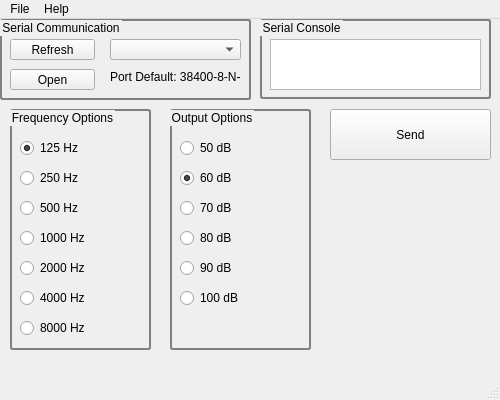
<?xml version="1.0" encoding="UTF-8"?>
<ui version="4.0">
 <class>bpfk</class>
 <widget class="QMainWindow" name="bpfk">
  <property name="geometry">
   <rect>
    <x>0</x>
    <y>0</y>
    <width>500</width>
    <height>400</height>
   </rect>
  </property>
  <property name="windowTitle">
   <string>BPFK Testing</string>
  </property>
  <widget class="QWidget" name="centralwidget">
   <widget class="QGroupBox" name="grpSerial">
    <property name="geometry">
     <rect>
      <x>0</x>
      <y>0</y>
      <width>251</width>
      <height>81</height>
     </rect>
    </property>
    <property name="styleSheet">
     <string notr="true">QGroupBox { 
     border: 2px solid gray; 
     border-radius: 3px; 
 } 
</string>
    </property>
    <property name="title">
     <string>Serial Communication</string>
    </property>
    <widget class="QPushButton" name="btnPortRefresh">
     <property name="geometry">
      <rect>
       <x>10</x>
       <y>20</y>
       <width>85</width>
       <height>21</height>
      </rect>
     </property>
     <property name="text">
      <string>Refresh</string>
     </property>
    </widget>
    <widget class="QComboBox" name="cmbPortList">
     <property name="geometry">
      <rect>
       <x>110</x>
       <y>20</y>
       <width>131</width>
       <height>21</height>
      </rect>
     </property>
    </widget>
    <widget class="QPushButton" name="btnSerialOpen">
     <property name="geometry">
      <rect>
       <x>10</x>
       <y>50</y>
       <width>85</width>
       <height>21</height>
      </rect>
     </property>
     <property name="text">
      <string>Open</string>
     </property>
    </widget>
    <widget class="QLabel" name="lblSerial">
     <property name="geometry">
      <rect>
       <x>110</x>
       <y>50</y>
       <width>131</width>
       <height>16</height>
      </rect>
     </property>
     <property name="text">
      <string>Port Default: 38400-8-N-1</string>
     </property>
    </widget>
   </widget>
   <widget class="QGroupBox" name="grpConsole">
    <property name="geometry">
     <rect>
      <x>260</x>
      <y>0</y>
      <width>231</width>
      <height>80</height>
     </rect>
    </property>
    <property name="styleSheet">
     <string notr="true">QGroupBox { 
     border: 2px solid gray; 
     border-radius: 3px; 
 } 

</string>
    </property>
    <property name="title">
     <string>Serial Console</string>
    </property>
    <widget class="QPlainTextEdit" name="txtSerialConsole">
     <property name="geometry">
      <rect>
       <x>10</x>
       <y>20</y>
       <width>211</width>
       <height>51</height>
      </rect>
     </property>
     <property name="readOnly">
      <bool>true</bool>
     </property>
    </widget>
   </widget>
   <widget class="QGroupBox" name="grpFrequency">
    <property name="geometry">
     <rect>
      <x>10</x>
      <y>90</y>
      <width>141</width>
      <height>241</height>
     </rect>
    </property>
    <property name="styleSheet">
     <string notr="true">QGroupBox { 
     border: 2px solid gray; 
     border-radius: 3px; 
 } 
</string>
    </property>
    <property name="title">
     <string>Frequency Options</string>
    </property>
    <widget class="QRadioButton" name="rbtFreq_125">
     <property name="geometry">
      <rect>
       <x>10</x>
       <y>30</y>
       <width>88</width>
       <height>18</height>
      </rect>
     </property>
     <property name="text">
      <string>125 Hz</string>
     </property>
     <property name="checked">
      <bool>true</bool>
     </property>
    </widget>
    <widget class="QRadioButton" name="rbtFreq_250">
     <property name="geometry">
      <rect>
       <x>10</x>
       <y>60</y>
       <width>88</width>
       <height>18</height>
      </rect>
     </property>
     <property name="text">
      <string>250 Hz</string>
     </property>
    </widget>
    <widget class="QRadioButton" name="rbtFreq_500">
     <property name="geometry">
      <rect>
       <x>10</x>
       <y>90</y>
       <width>88</width>
       <height>18</height>
      </rect>
     </property>
     <property name="text">
      <string>500 Hz</string>
     </property>
    </widget>
    <widget class="QRadioButton" name="rbtFreq_1000">
     <property name="geometry">
      <rect>
       <x>10</x>
       <y>120</y>
       <width>88</width>
       <height>18</height>
      </rect>
     </property>
     <property name="text">
      <string>1000 Hz</string>
     </property>
    </widget>
    <widget class="QRadioButton" name="rbtFreq_2000">
     <property name="geometry">
      <rect>
       <x>10</x>
       <y>150</y>
       <width>88</width>
       <height>18</height>
      </rect>
     </property>
     <property name="text">
      <string>2000 Hz</string>
     </property>
    </widget>
    <widget class="QRadioButton" name="rbtFreq_4000">
     <property name="geometry">
      <rect>
       <x>10</x>
       <y>180</y>
       <width>88</width>
       <height>18</height>
      </rect>
     </property>
     <property name="text">
      <string>4000 Hz</string>
     </property>
    </widget>
    <widget class="QRadioButton" name="rbtFreq_8000">
     <property name="geometry">
      <rect>
       <x>10</x>
       <y>210</y>
       <width>88</width>
       <height>18</height>
      </rect>
     </property>
     <property name="text">
      <string>8000 Hz</string>
     </property>
    </widget>
   </widget>
   <widget class="QGroupBox" name="grpOutput">
    <property name="geometry">
     <rect>
      <x>170</x>
      <y>90</y>
      <width>141</width>
      <height>241</height>
     </rect>
    </property>
    <property name="styleSheet">
     <string notr="true">QGroupBox { 
     border: 2px solid gray; 
     border-radius: 3px; 
 } 
</string>
    </property>
    <property name="title">
     <string>Output Options</string>
    </property>
    <widget class="QRadioButton" name="rbtOut_50">
     <property name="geometry">
      <rect>
       <x>10</x>
       <y>30</y>
       <width>88</width>
       <height>18</height>
      </rect>
     </property>
     <property name="text">
      <string>50 dB</string>
     </property>
    </widget>
    <widget class="QRadioButton" name="rbtOut_60">
     <property name="geometry">
      <rect>
       <x>10</x>
       <y>60</y>
       <width>88</width>
       <height>18</height>
      </rect>
     </property>
     <property name="text">
      <string>60 dB</string>
     </property>
     <property name="checked">
      <bool>true</bool>
     </property>
    </widget>
    <widget class="QRadioButton" name="rbtOut_70">
     <property name="geometry">
      <rect>
       <x>10</x>
       <y>90</y>
       <width>88</width>
       <height>18</height>
      </rect>
     </property>
     <property name="text">
      <string>70 dB</string>
     </property>
    </widget>
    <widget class="QRadioButton" name="rbtOut_80">
     <property name="geometry">
      <rect>
       <x>10</x>
       <y>120</y>
       <width>88</width>
       <height>18</height>
      </rect>
     </property>
     <property name="text">
      <string>80 dB</string>
     </property>
    </widget>
    <widget class="QRadioButton" name="rbtOut_90">
     <property name="geometry">
      <rect>
       <x>10</x>
       <y>150</y>
       <width>88</width>
       <height>18</height>
      </rect>
     </property>
     <property name="text">
      <string>90 dB</string>
     </property>
    </widget>
    <widget class="QRadioButton" name="rbtOut_100">
     <property name="geometry">
      <rect>
       <x>10</x>
       <y>180</y>
       <width>88</width>
       <height>18</height>
      </rect>
     </property>
     <property name="text">
      <string>100 dB</string>
     </property>
    </widget>
   </widget>
   <widget class="QPushButton" name="btnReqSend">
    <property name="geometry">
     <rect>
      <x>330</x>
      <y>90</y>
      <width>161</width>
      <height>51</height>
     </rect>
    </property>
    <property name="text">
     <string>Send</string>
    </property>
   </widget>
   <widget class="QLabel" name="lblLogo">
    <property name="geometry">
     <rect>
      <x>340</x>
      <y>170</y>
      <width>141</width>
      <height>141</height>
     </rect>
    </property>
    <property name="styleSheet">
     <string notr="true">QGroupBox { 
     border: 2px solid gray; 
     border-radius: 3px; 
 } 
</string>
    </property>
    <property name="text">
     <string/>
    </property>
    <property name="pixmap">
     <pixmap resource="testBPFK.qrc">:/images/elbicare-logo.png</pixmap>
    </property>
    <property name="scaledContents">
     <bool>true</bool>
    </property>
   </widget>
  </widget>
  <widget class="QMenuBar" name="menubar">
   <property name="geometry">
    <rect>
     <x>0</x>
     <y>0</y>
     <width>500</width>
     <height>23</height>
    </rect>
   </property>
   <widget class="QMenu" name="menuFile">
    <property name="title">
     <string>File</string>
    </property>
    <addaction name="separator"/>
    <addaction name="actionQuit"/>
   </widget>
   <widget class="QMenu" name="menuHelp">
    <property name="title">
     <string>Help</string>
    </property>
    <addaction name="actionAbout"/>
    <addaction name="actionAboutQt"/>
   </widget>
   <addaction name="menuFile"/>
   <addaction name="menuHelp"/>
  </widget>
  <widget class="QStatusBar" name="statusbar"/>
  <action name="actionQuit">
   <property name="icon">
    <iconset theme="application-exit"/>
   </property>
   <property name="text">
    <string>Quit</string>
   </property>
  </action>
  <action name="actionAbout">
   <property name="icon">
    <iconset theme="help-about"/>
   </property>
   <property name="text">
    <string>About</string>
   </property>
  </action>
  <action name="actionAboutQt">
   <property name="icon">
    <iconset theme="help-faq"/>
   </property>
   <property name="text">
    <string>AboutQt</string>
   </property>
  </action>
 </widget>
 <resources>
  <include location="testBPFK.qrc"/>
 </resources>
 <connections/>
</ui>
